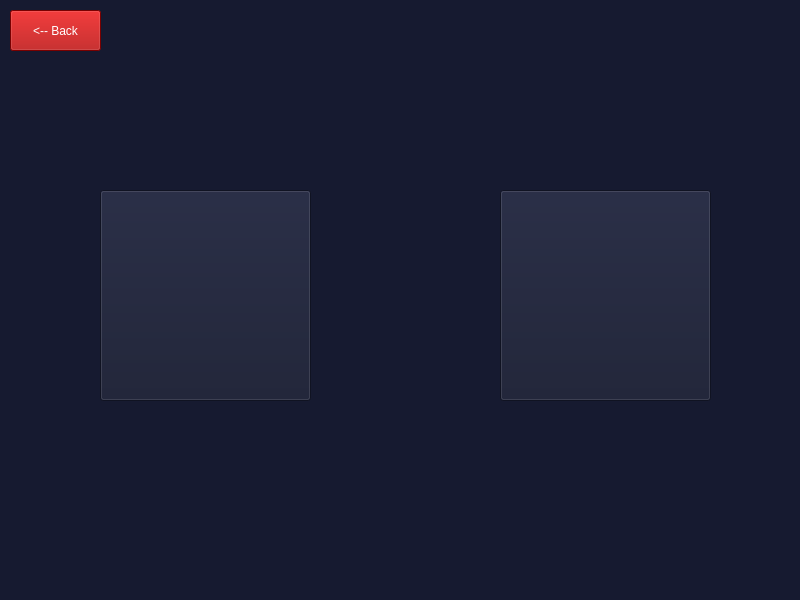
<?xml version="1.0" encoding="UTF-8"?>
<ui version="4.0">
 <class>add_remove_screen</class>
 <widget class="QMainWindow" name="add_remove_screen">
  <property name="geometry">
   <rect>
    <x>0</x>
    <y>0</y>
    <width>800</width>
    <height>600</height>
   </rect>
  </property>
  <property name="font">
   <font>
    <family>Impact</family>
   </font>
  </property>
  <property name="cursor">
   <cursorShape>ArrowCursor</cursorShape>
  </property>
  <property name="windowTitle">
   <string>MainWindow</string>
  </property>
  <property name="styleSheet">
   <string notr="true">background-color: rgb(22, 26, 48);</string>
  </property>
  <widget class="QWidget" name="centralwidget">
   <widget class="QPushButton" name="add_button">
    <property name="enabled">
     <bool>true</bool>
    </property>
    <property name="geometry">
     <rect>
      <x>100</x>
      <y>190</y>
      <width>211</width>
      <height>211</height>
     </rect>
    </property>
    <property name="cursor">
     <cursorShape>PointingHandCursor</cursorShape>
    </property>
    <property name="styleSheet">
     <string notr="true">background-image : &quot;C:\Users\Ricardo\Pictures\Supermarket project\buttonuis)&quot;;</string>
    </property>
    <property name="text">
     <string/>
    </property>
    <property name="icon">
     <iconset>
      <normaloff>buttonuis/add_button.png</normaloff>buttonuis/add_button.png</iconset>
    </property>
    <property name="iconSize">
     <size>
      <width>200</width>
      <height>250</height>
     </size>
    </property>
   </widget>
   <widget class="QPushButton" name="remove_button">
    <property name="enabled">
     <bool>true</bool>
    </property>
    <property name="geometry">
     <rect>
      <x>500</x>
      <y>190</y>
      <width>211</width>
      <height>211</height>
     </rect>
    </property>
    <property name="cursor">
     <cursorShape>PointingHandCursor</cursorShape>
    </property>
    <property name="styleSheet">
     <string notr="true">background-image : &quot;C:\Users\Ricardo\Pictures\Supermarket project\buttonuis)&quot;;</string>
    </property>
    <property name="text">
     <string/>
    </property>
    <property name="icon">
     <iconset>
      <normaloff>buttonuis/remove button.png</normaloff>buttonuis/remove button.png</iconset>
    </property>
    <property name="iconSize">
     <size>
      <width>200</width>
      <height>250</height>
     </size>
    </property>
   </widget>
   <widget class="QPushButton" name="back_button">
    <property name="geometry">
     <rect>
      <x>10</x>
      <y>10</y>
      <width>91</width>
      <height>41</height>
     </rect>
    </property>
    <property name="styleSheet">
     <string notr="true">color: rgb(255, 255, 255);
background-color: rgb(170, 0, 0);</string>
    </property>
    <property name="text">
     <string>&lt;-- Back</string>
    </property>
   </widget>
  </widget>
  <widget class="QStatusBar" name="statusbar"/>
 </widget>
 <resources/>
 <connections/>
</ui>
